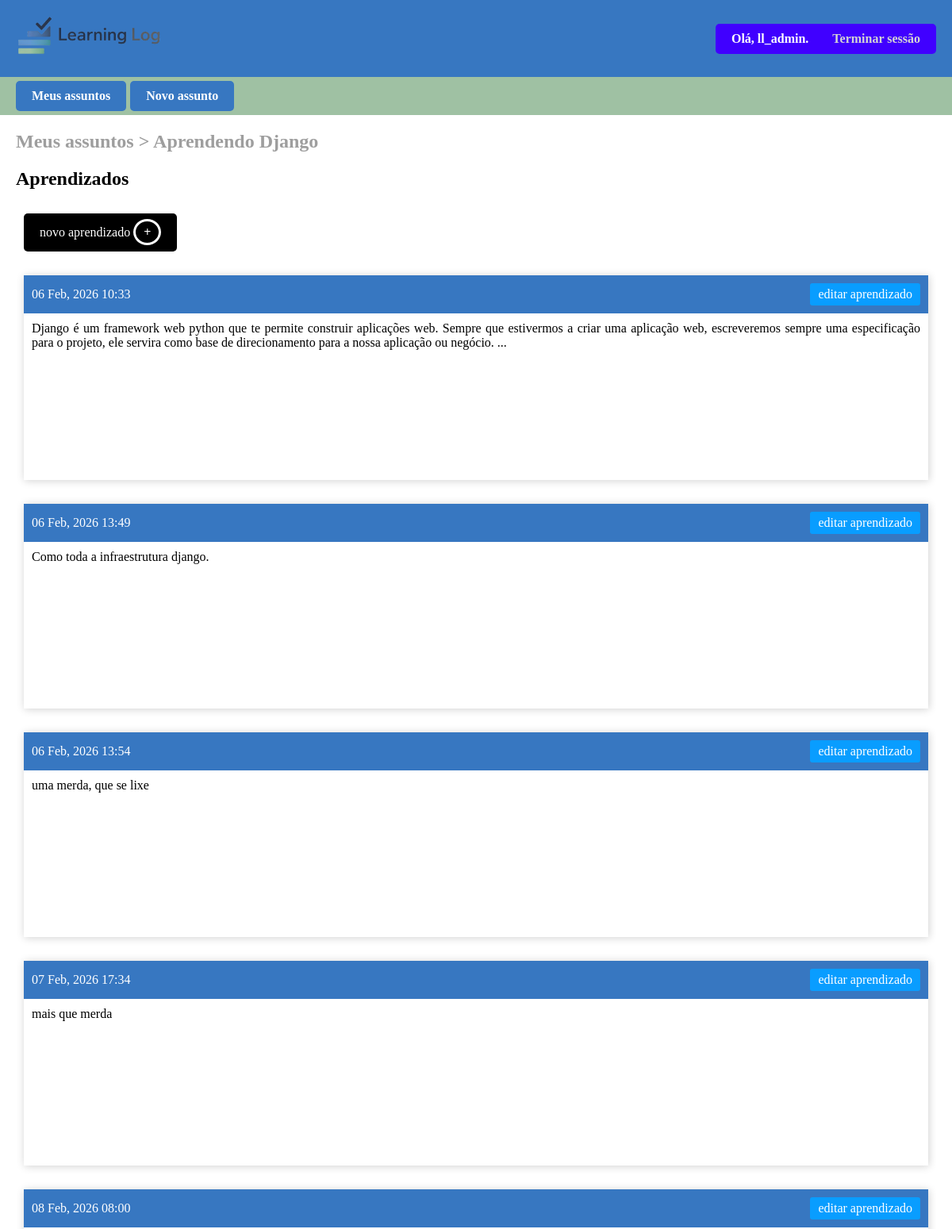
The app's page /assunto/1/ (signed in, upper part), older data.
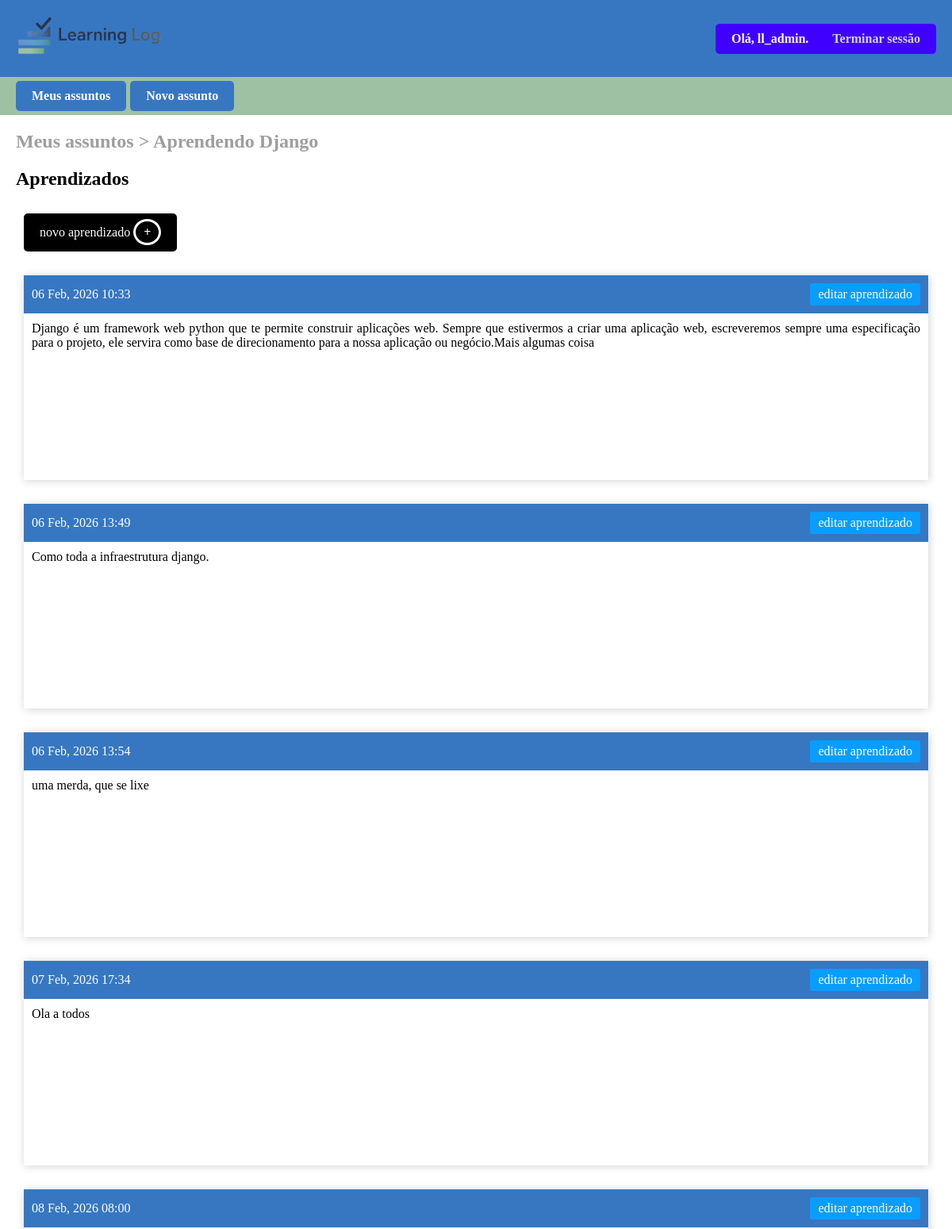
The same page, newer data.
### learning_logs/models.py (models this page shows, shortened)
class Aprendizado(models.Model):
    assunto = models.ForeignKey(Assunto, on_delete=models.CASCADE)
    aprendizado = models.TextField()
    data = models.DateTimeField(auto_now_add=True)
    class Meta:
        verbose_name_plural = 'aprendizados'

### learning_logs/views.py (the view)
# urls.py: path('assunto/<int:assunto_id>/', views.assunto, name='assunto'),
@login_required
def assunto(request, assunto_id):
    assunto = Assunto.objects.get(id=assunto_id)
    if assunto.usuario != request.user:
        raise Http404
    aprendizados = assunto.aprendizado_set.order_by('data')
    dados = { 'assunto' : assunto, 'aprendizados' : aprendizados }
    return render(request, 'learning_logs/assunto.html', dados)

### learning_logs/models.py (called while the page is built)
    def __str__(self):
        return self.assunto

### learning_logs/templates/learning_logs/assunto.html
{% extends 'learning_logs/base.html' %}
{% block conteudo %}
    <div class="assunto">
        <h2>
            <a href="{% url 'assuntos' %}">Meus assuntos ></a>
            <a href="{% url 'assunto' assunto.id %}">{{ assunto }}</a>
        </h2>
        <h2>Aprendizados</h2>
        <div class="assuntoContainer">
            <a href="{% url 'novo_aprendizado' assunto.id %}">novo aprendizado <span>+</span></a>
            {% for aprendizado in aprendizados %}
                <div class="assunto2">
                    <aside>
                        <p>{{ aprendizado.data|date:'d M, Y H:i'}}</p>
                        <a href="{% url 'editar_aprendizado' aprendizado.id %}">editar aprendizado</a>
                    </aside>
                    <article>
                        <p style="text-align: justify;">{{ aprendizado.aprendizado }}</p>
                    </article>
                </div>
            {% empty %}
                <li>
                    Nenhum aprendizado relativo a este assunto foi adicionado no momento ☹️
                </li>
            {% endfor %}
        </div>
    </div>
{% endblock %}

Row changes from the older to the newer data that the page shows:
changed Aprendizado: aprendizado "…a nossa aplicação ou negócio. ..." → "…a nossa aplicação ou negócio.Mais algumas coisa"
changed Aprendizado: aprendizado "mais que merda" → "Ola a todos"
